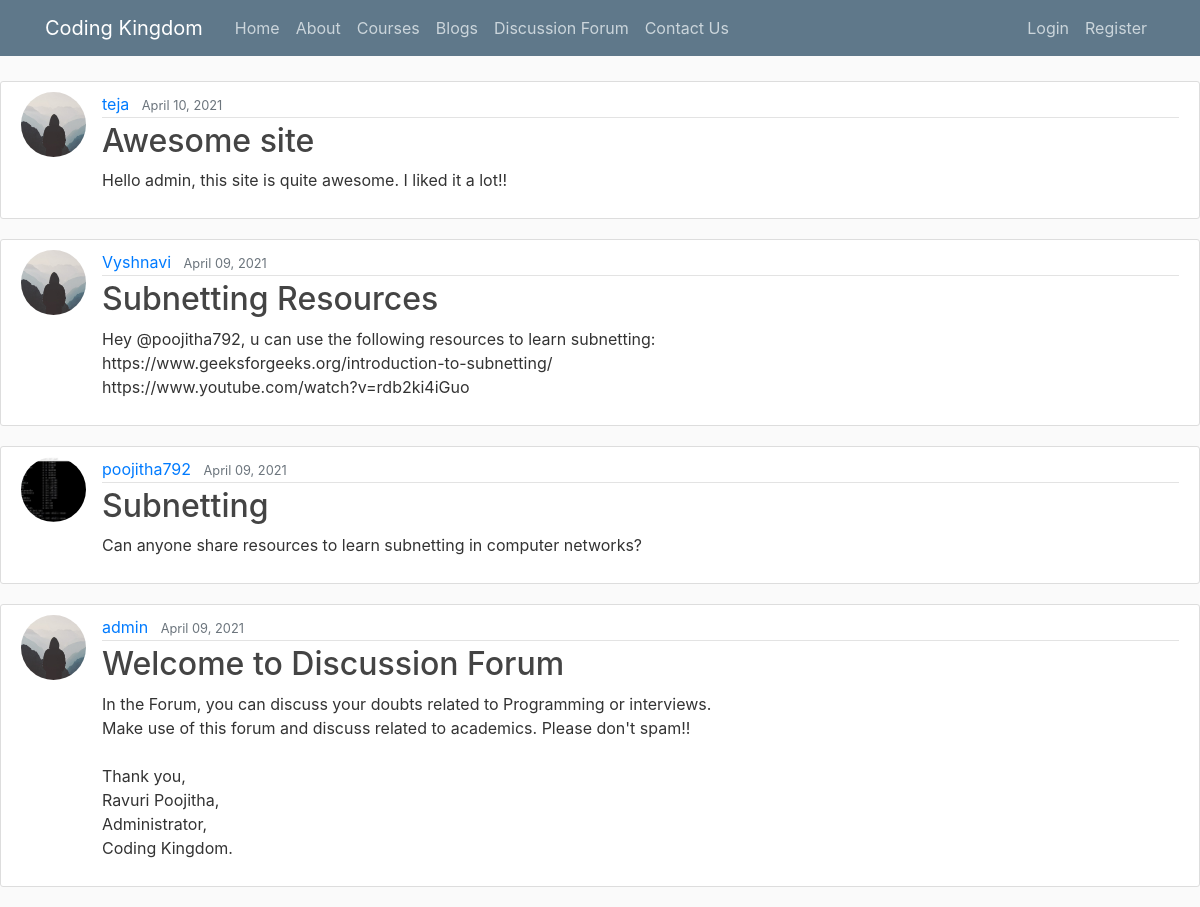
Page /discussionforum/ on the committed database.
### blog/models.py (models this page shows, shortened)
class Post(models.Model):
    title = models.CharField(max_length=100)
    content = models.TextField()
    date_posted = models.DateTimeField(default=timezone.now)
    author = models.ForeignKey(User, on_delete=models.CASCADE)

### users/models.py (models this page shows, shortened)
class Profile(models.Model):
    user = models.OneToOneField(User, on_delete=models.CASCADE)
    image = models.ImageField(default='default.jpg', upload_to='profile_pics')

### blog/views.py (the view)
# urls.py: path('discussionforum/', PostListView.as_view(), name='blog-home'),
class PostListView(ListView):
    model = Post
    template_name = 'blog/home.html'  # <app>/<model>_<viewtype>.html
    context_object_name = 'posts'
    ordering = ['-date_posted']
    paginate_by = 5

### blog/templates/blog/home.html (shortened to what this page needs)
 {% load static %}
<html>
<head>
    <link rel="stylesheet" href="https://maxcdn.bootstrapcdn.com/bootstrap/4.0.0/css/bootstrap.min.css">
    <link rel="stylesheet" type="text/css" href="{% static 'blog/main.css' %}">
</head>
<body>
    <header class="site-header">
      <nav class="navbar navbar-expand-md navbar-dark bg-steel fixed-top">
        <div class="container">
          <a class="navbar-brand mr-4" href="{% url 'homepage' %}">Coding Kingdom</a>
          <div class="collapse navbar-collapse" id="navbarToggle">
            <div class="navbar-nav mr-auto">
              <a class="nav-item nav-link" href="{% url 'homepage' %}">Home</a>
              <a class="nav-item nav-link" href="{% url 'blog-about' %}">About</a>
                  <a class="nav-item nav-link" href="#">Courses</a>
                  <a class="nav-item nav-link" href="#">Blogs</a>
                  <a class="nav-item nav-link" href="{% url 'blog-home' %}">Discussion Forum</a>
                  <a class="nav-item nav-link" href="{% url 'contact' %}">Contact Us</a>
            </div>
            <div class="navbar-nav">
              {% if user.is_authenticated %}
                <a class="nav-item nav-link" href="{% url 'post-create' %}">New Post</a>
                <a class="nav-item nav-link" href="{% url 'profile' %}">Profile</a>
                <a class="nav-item nav-link" href="{% url 'logout' %}">Logout</a>
              {% else %}
                <a class="nav-item nav-link" href="{% url 'login' %}">Login</a>
                <a class="nav-item nav-link" href="{% url 'register' %}">Register</a>
              {% endif %}
            </div>
          </div>
        </div>
      </nav>
    </header>
    <main role="main" class="container">
      <div class="row">
        <div class="col-md-8">
        </div>
      </div>
    </main>
 {% for post in posts %}
        <article class="media content-section">
          <img class="rounded-circle article-img" src="{{ post.author.profile.image.url }}">
          <div class="media-body">
            <div class="article-metadata">
              <a class="mr-2" href="{% url 'user-posts' post.author.username %}">{{ post.author }}</a>
              <small class="text-muted">{{ post.date_posted|date:"F d, Y" }}</small>
            </div>
            <h2><a class="article-title" href="{% url 'post-detail' post.id %}">{{ post.title }}</a></h2>
            <p class="article-content">{{ post.content }}</p>
          </div>
        </article>
    {% endfor %}
</body>
</html>

### blog/static/blog/main.css (style rules this page uses)
body { background: #fafafa; color: #333333; margin-top: 5rem; }
h1, h2, h3, h4, h5, h6 { color: #444444; }
.bg-steel { background-color: #5f788a; }
.site-header .navbar-nav .nav-link { color: #cbd5db; }
.content-section { background: #ffffff; padding: 10px 20px; border: 1px solid #dddddd; border-radius: 3px; margin-bottom: 20px; }
.article-title { color: #444444; }
.article-content { white-space: pre-line; }
.article-img { height: 65px; width: 65px; margin-right: 16px; }
.article-metadata { padding-bottom: 1px; margin-bottom: 4px; border-bottom: 1px solid #e3e3e3 }

### rows in the picture
Post: author.profile.image (placeholder picture), author "teja", date_posted "April 10, 2021", title "Awesome site", content "Hello admin, this site is quite awesome. I liked it a lot!!"
Post: author.profile.image (placeholder picture), author "Vyshnavi", date_posted "April 09, 2021", title "Subnetting Resources", content "Hey @poojitha792, u can use the following resources to learn subnetting: https://www.geeksforgeeks.org/introduction-to-subnetting/ https://www.youtube.com/watch?v=rdb2ki4iGuo"
Post: author.profile.image (picture), author "poojitha792", date_posted "April 09, 2021", title "Subnetting", content "Can anyone share resources to learn subnetting in computer networks?"
Post: author.profile.image (placeholder picture), author "admin", date_posted "April 09, 2021", title "Welcome to Discussion Forum", content "In the Forum, you can discuss your doubts related to Programming or interviews. Make use of this forum and discuss related to academics. Please don't spam!! Thank you, Ravuri Poojitha, Administrator, Coding Kingdom."
